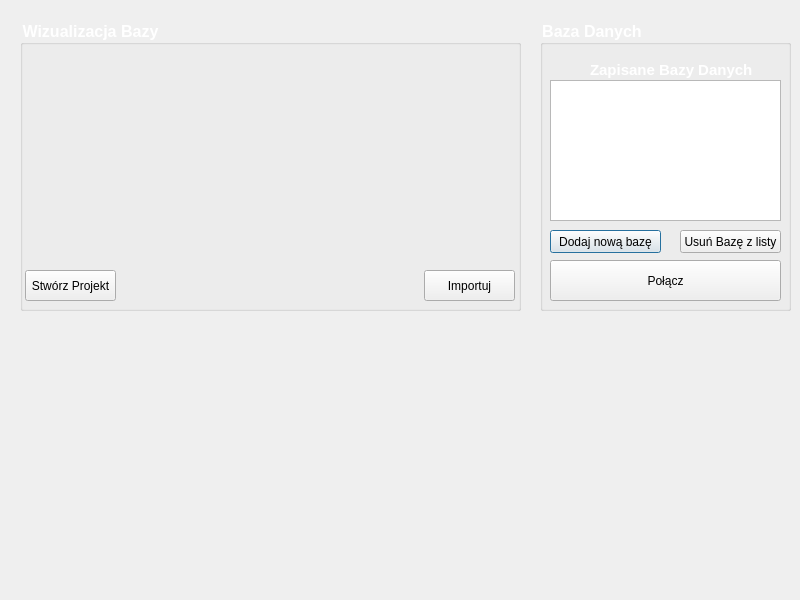
<?xml version="1.0" encoding="UTF-8"?>
<ui version="4.0">
 <class>SettingsWindow</class>
 <widget class="QDialog" name="SettingsWindow">
  <property name="geometry">
   <rect>
    <x>0</x>
    <y>0</y>
    <width>800</width>
    <height>600</height>
   </rect>
  </property>
  <property name="windowTitle">
   <string>ShoppedOUT - Ustawienia</string>
  </property>
  <property name="styleSheet">
   <string notr="true">#SettingsWindow {border-image: url(:/img/Img/bg_dark.jpg);}</string>
  </property>
  <widget class="QGroupBox" name="BazaBox">
   <property name="geometry">
    <rect>
     <x>540</x>
     <y>20</y>
     <width>251</width>
     <height>291</height>
    </rect>
   </property>
   <property name="font">
    <font>
     <family>Arial</family>
     <pointsize>12</pointsize>
     <weight>75</weight>
     <bold>true</bold>
    </font>
   </property>
   <property name="styleSheet">
    <string notr="true">#BazaBox {color:white}</string>
   </property>
   <property name="title">
    <string>Baza Danych</string>
   </property>
   <widget class="QListView" name="listView">
    <property name="geometry">
     <rect>
      <x>10</x>
      <y>60</y>
      <width>231</width>
      <height>141</height>
     </rect>
    </property>
   </widget>
   <widget class="QLabel" name="label">
    <property name="geometry">
     <rect>
      <x>50</x>
      <y>40</y>
      <width>191</width>
      <height>20</height>
     </rect>
    </property>
    <property name="font">
     <font>
      <family>Arial</family>
      <pointsize>11</pointsize>
      <weight>75</weight>
      <bold>true</bold>
     </font>
    </property>
    <property name="styleSheet">
     <string notr="true">color:white</string>
    </property>
    <property name="text">
     <string>Zapisane Bazy Danych</string>
    </property>
   </widget>
   <widget class="QPushButton" name="pushButton">
    <property name="geometry">
     <rect>
      <x>10</x>
      <y>210</y>
      <width>111</width>
      <height>23</height>
     </rect>
    </property>
    <property name="text">
     <string>Dodaj nową bazę</string>
    </property>
   </widget>
   <widget class="QPushButton" name="pushButton_2">
    <property name="geometry">
     <rect>
      <x>140</x>
      <y>210</y>
      <width>101</width>
      <height>23</height>
     </rect>
    </property>
    <property name="text">
     <string>Usuń Bazę z listy</string>
    </property>
   </widget>
   <widget class="QPushButton" name="pushButton_3">
    <property name="geometry">
     <rect>
      <x>10</x>
      <y>240</y>
      <width>231</width>
      <height>41</height>
     </rect>
    </property>
    <property name="text">
     <string>Połącz</string>
    </property>
   </widget>
  </widget>
  <widget class="QGroupBox" name="wizualizacjaBox">
   <property name="geometry">
    <rect>
     <x>20</x>
     <y>20</y>
     <width>501</width>
     <height>291</height>
    </rect>
   </property>
   <property name="font">
    <font>
     <family>Arial</family>
     <pointsize>12</pointsize>
     <weight>75</weight>
     <bold>true</bold>
    </font>
   </property>
   <property name="styleSheet">
    <string notr="true">#wizualizacjaBox {color:white}</string>
   </property>
   <property name="title">
    <string>Wizualizacja Bazy</string>
   </property>
   <widget class="QPushButton" name="pushButton_4">
    <property name="geometry">
     <rect>
      <x>404</x>
      <y>250</y>
      <width>91</width>
      <height>31</height>
     </rect>
    </property>
    <property name="text">
     <string>Importuj</string>
    </property>
   </widget>
   <widget class="QPushButton" name="pushButton_5">
    <property name="geometry">
     <rect>
      <x>5</x>
      <y>250</y>
      <width>91</width>
      <height>31</height>
     </rect>
    </property>
    <property name="text">
     <string>Stwórz Projekt</string>
    </property>
   </widget>
  </widget>
 </widget>
 <resources/>
 <connections/>
</ui>
